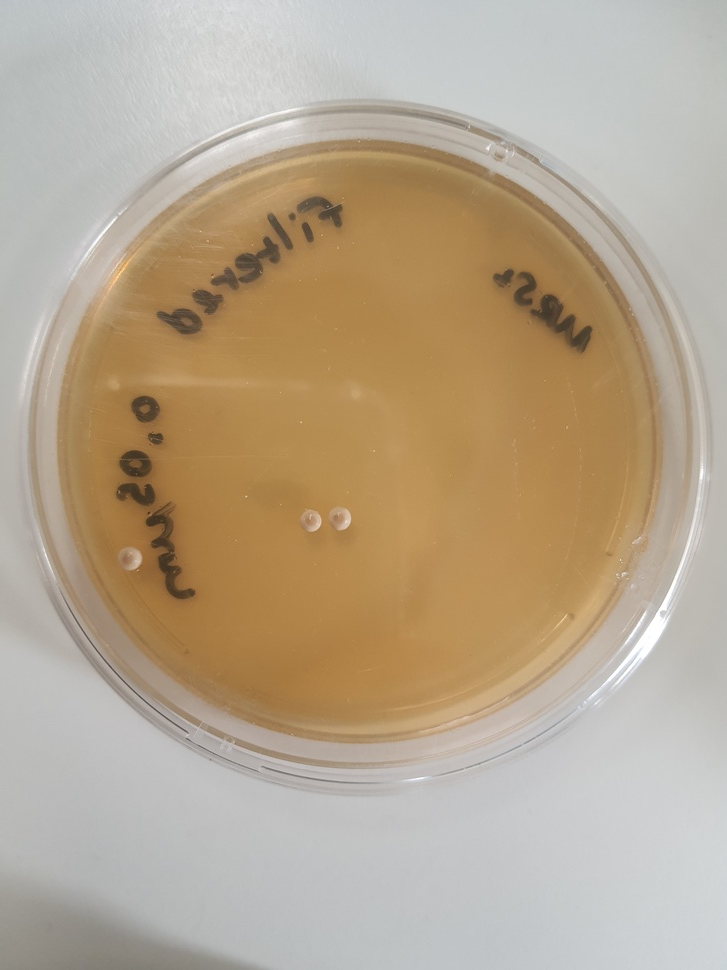
#> input picture tests/_sample_images/case_00/20201006_192404.jpg, 727 x 970 px, shrunk from 3024 x 4032 before the run
$ python -i core.py   (imports and definitions only)
#> lines starting #> are read from the running program, lines starting #| are printed output that depends on the picture; after the words box and inside, x2 and y2 are one past the last pixel; in counts of white or black regions, pixels touching at a corner belong together
import cv2
import numpy as np
import requests
from xlwt import Workbook

"""
IDEAS:

if a group of pixel's area is greater than a cutoff value, remove them.
This will cut out huge blobs in the mask.
"""


# [49 lines left out: functions get_latest_version_tag, parse_version_tag, is_latest, generate_spreadsheet, not called in this run]


def single_threshold_mask(input_image, upper_limit=255, lower_limit=200):
    """
    :param input_image: The image to process.
    :param upper_limit: The upper limit to clamp by
    :param lower_limit: The lower limit to clamp by
    :return: A mask of the clamped image.
    """
    working_image = input_image.copy()

    upper = np.array([upper_limit], dtype="uint8")
    lower = np.array([lower_limit], dtype="uint8")
    mask = cv2.inRange(working_image, lower, upper)
    return cv2.dilate(mask, None, iterations=1)


# [26 lines left out: function multi_threshold_mask, not called in this run]


def find_circles_in_dish(image_path, write_path=None, debug_path=None, dish_detection=True,
                         thresholding_type=0, max_threshold=255, min_threshold=200, contrast_multiplier=1.0,
                         scale_factor=1.0, mask_offset=0.85, max_dish_radius_offset=0.5, min_dish_radius_offset=0.2,
                         circle_min_dist=5, circle_min_rad=1, circle_max_rad=10,
                         draw_dish_circle=True, draw_circle=True, draw_center=True, draw_count=True):
    """
    Find circles within a big circle in the image. First we detect the dish itself, shrink the radius a bit
    and then mask out the rest of the image. After we process the image to make detection easier and count
    spots from there.

    :param str image_path: Path to the image to process.
    :param str write_path: If present, will write the processed image to this location.
    :param str debug_path: If present, will write the debug image to this location.
    :param bool dish_detection: If True, will detect the dish in the image.
    :param int thresholding_type: The type of thresholding to use.
                                  0 - single
                                  1 - Multi
    :param int max_threshold: The upper thresholding limit for the image mask.
    :param int min_threshold: The Lower thresholding limit for the image mask.
    :param float contrast_multiplier: Offset the image's contrast by a factor.
    :param float scale_factor: The factor to scale the image by
    :param float mask_offset: The Amount to shrink the dish search area by. This will avoid detecting
                              parts of the rim as false positives as well as any dots on the edge of the dish.
    :param float max_dish_radius_offset: The Max size of the dish relative to the image width and height.
    :param float min_dish_radius_offset: The Min size of the dish relative to the image width and height.
    :param int circle_min_dist: The min dist between circles to be detected in the dish.
    :param int circle_min_rad: The min radius of circles in the dish.
    :param int circle_max_rad: The max radius of circles in the dish.
    :param bool draw_dish_circle: If True will draw the circle of the dish and its offset. Useful for debugging.
    :param bool draw_circle: If True will draw a circle around any found dots.
    :param bool draw_center: If True will draw the circle center for any found dots.
    :param bool draw_count: If True will draw the circle count in the top right corner.
    :return:
    """
#> called with dish_detection = True, thresholding_type = 0, max_threshold = 255, min_threshold = 200, contrast_multiplier = 1, scale_factor = 1, mask_offset = 0.85, max_dish_radius_offset = 0.5
    # Read in the original search image and make a copy of it.
    search_image = cv2.imread(image_path).copy()
#> search_image is the input picture: shape (970, 727, 3); mean B, G, R 143.6, 166.4, 182.6
    orig_width, orig_height = search_image.shape[:2]

    # Resize the search image by a given factor, so it computes faster.
    resize_image = cv2.resize(search_image, (0, 0), fx=scale_factor, fy=scale_factor)
    width, height = resize_image.shape[:2]

    # Calculating the image resize factor.
    resize_factor = (orig_width / width)

    # Create a grey image copy of the resize image for even faster computation.
    grey_image = cv2.cvtColor(resize_image.copy(), cv2.COLOR_BGR2GRAY)
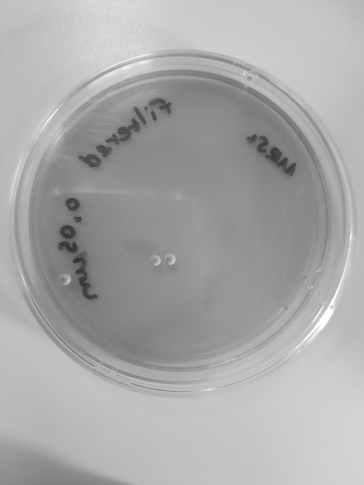
#> grey_image: shape (970, 727) (shown at 1/2 size); min 47, max 255, mean 168.6

    # Create a mask + draw on it.
    mask = np.zeros((width, height), np.uint8)

    # amplify the contrast of the image
    grey_image = cv2.convertScaleAbs(grey_image, alpha=contrast_multiplier, beta=1)

    if dish_detection:
        # Calculate the min + max dish distance relative to the size of the image.
        min_dist = (width + height) / 2
        max_dish_radius = int(min_dist * max_dish_radius_offset)
        min_dish_radius = int(min_dist * min_dish_radius_offset)

        # Detecting the dish itself to use as a mask and estimated size of the dish.
        dish_circles = cv2.HoughCircles(image=grey_image,
                                        method=cv2.HOUGH_GRADIENT,
                                        dp=1,
                                        minDist=min_dist,
                                        param1=118,
                                        param2=8,
                                        minRadius=min_dish_radius,
                                        maxRadius=max_dish_radius)
#> dish_circles = [[364.5, 444.5, 336.7]]
        dish_circles = np.uint16(np.around(dish_circles))
#> dish_circles = [[364, 444, 337]]

        # Draw a mask for the image with the located dish. this will ensure no false positives outside of the dish.
        for i in dish_circles.copy()[0, :]:
            i[2] = i[2] * mask_offset
            cv2.circle(mask, (i[0], i[1]), i[2], (255, 255, 255), thickness=-1)
#> this loop made 1 pass
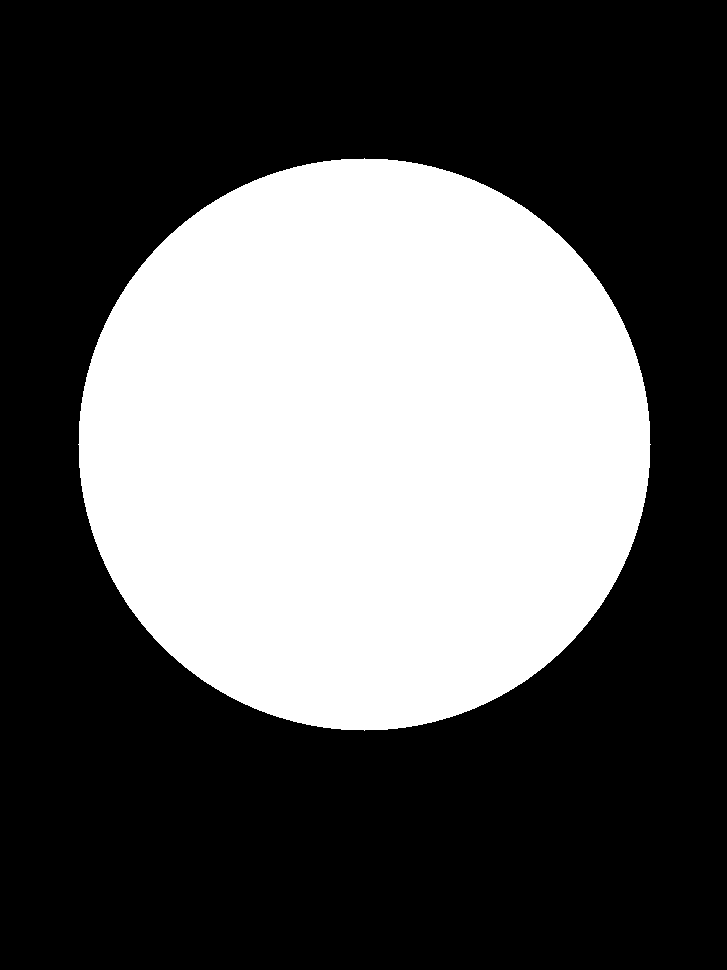
#> mask: shape (970, 727); 36.4% white; 1 white region, box (x1, y1, x2, y2) and area: (78, 158, 651, 731) 256945

        # Copy that image using that mask
        masked_data = cv2.bitwise_and(grey_image, grey_image, mask=mask)
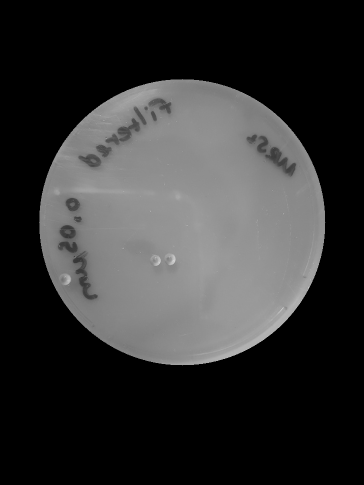
#> masked_data: shape (970, 727) (shown at 1/2 size); min 0, max 228, mean 50.6

    else:
        # Do not mask the image, just copy the grey one.
        masked_data = grey_image.copy()

    if thresholding_type == 0:
        mask = single_threshold_mask(masked_data,
                                     upper_limit=max_threshold,
                                     lower_limit=min_threshold)
#> in single_threshold_mask, `mask = cv2.inRange(working_image, lower, upper)`:
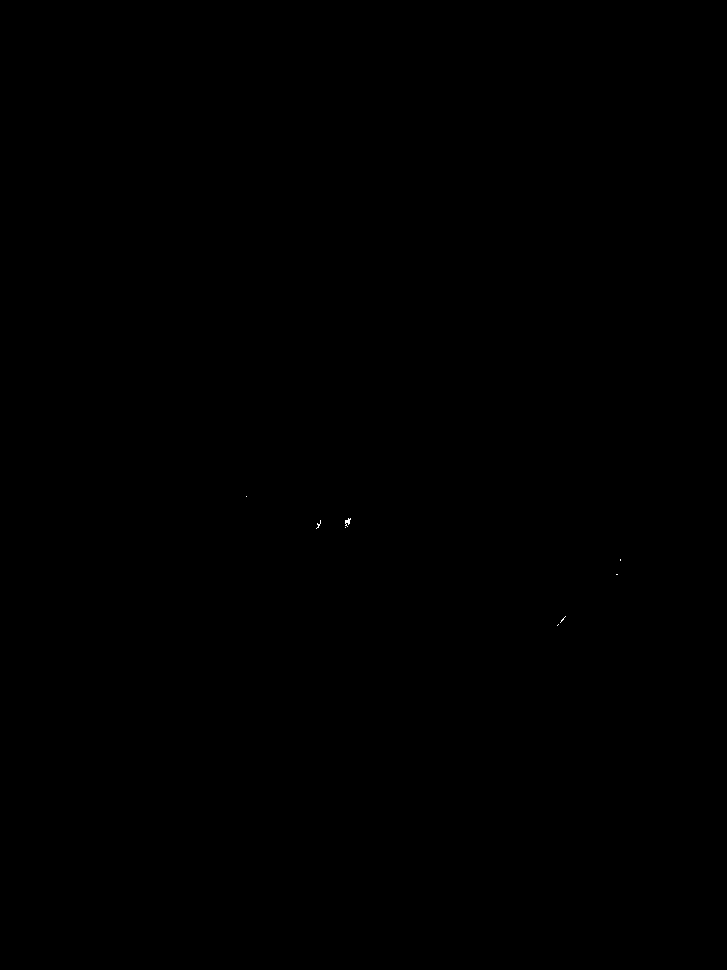
#> mask: shape (970, 727); 0.01% white in thin lines or dots, all inside (x1, y1, x2, y2) = (246, 496, 621, 626)
    elif thresholding_type == 1:
        mask = multi_threshold_mask(masked_data,
                                    threshold_range=(min_threshold, max_threshold))

    if thresholding_type > 1:
        mask = masked_data

    # Write the mask out to disc for debugging purposes.
    if debug_path:
        cv2.imwrite(debug_path, mask)

    # Detect smaller circles in the image
    circles = cv2.HoughCircles(image=mask,
                               method=cv2.HOUGH_GRADIENT,
                               dp=1,
                               minDist=circle_min_dist,
                               param1=118,
                               param2=8,
                               minRadius=circle_min_rad,
                               maxRadius=circle_max_rad)
#> circles = None

    # If the user wants the dish circle drawn, do it here but on the original image.
    if draw_dish_circle and dish_detection:
        for i in dish_circles[0, :]:
            # resizing for the scale factor.
            i[0] = int(i[0] * resize_factor)
            i[1] = int(i[1] * resize_factor)
            i[2] = int(i[2] * resize_factor)
            thickness = int(2 * resize_factor)
            cv2.circle(search_image, (i[0], i[1]), i[2], (255, 255, 255), thickness)

            i[2] = i[2] * mask_offset
            cv2.circle(search_image, (i[0], i[1]), i[2], (210, 210, 210), thickness)
#> this loop made 1 pass
#> thickness on pass 1: 2
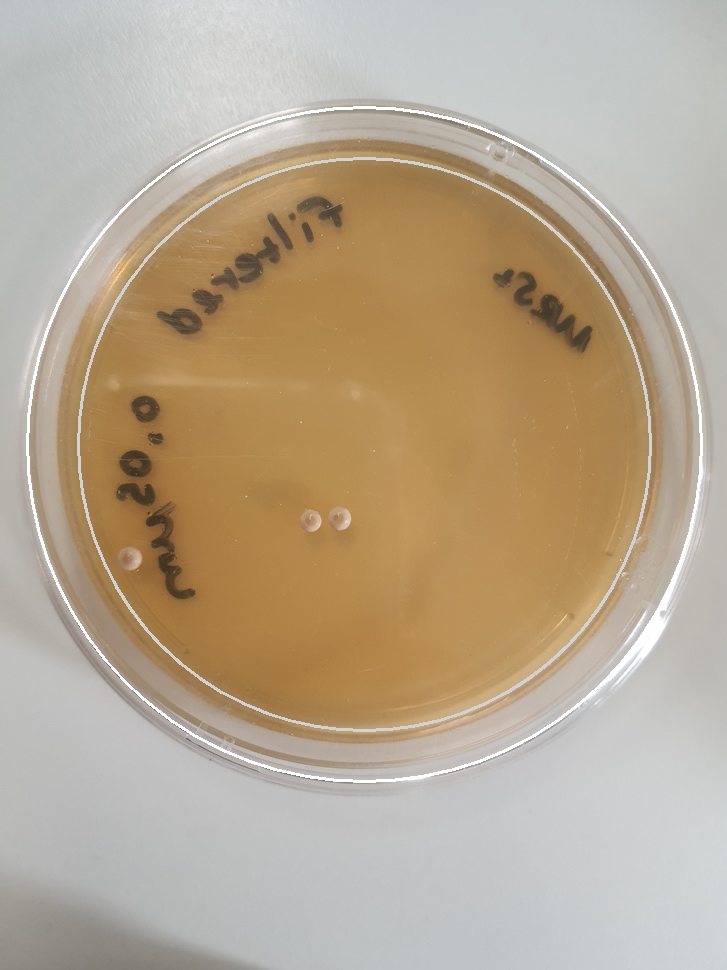
#> search_image: shape (970, 727, 3); 1.66% of pixels changed, all inside (x1, y1, x2, y2) = (26, 106, 703, 783)

    if circles is not None:
        circles = np.uint16(np.around(circles))

        if circles.any():
            # Draw the centers and circles for found dots.
            for i in circles[0, :]:
                i[0] = int(i[0] * resize_factor)
                i[1] = int(i[1] * resize_factor)
                i[2] = int(i[2] * resize_factor)
                thickness = int(2 * resize_factor)

                if draw_circle:
                    cv2.circle(search_image, (i[0], i[1]), i[2], (0, 255, 0), thickness)

                if draw_center:
                    cv2.circle(search_image, (i[0], i[1]), 2, (0, 0, 255), thickness)

            # n_centers = cv2.connectedComponents(mask)[0] - 1
            # print(f'detected {n_centers} circles')

            if draw_count:
                text = str(circles.shape[1])
                cv2.putText(search_image, text, (5, 30), cv2.FONT_HERSHEY_SIMPLEX, 1, (255, 255, 255), 2)

        if write_path:
            cv2.imwrite(write_path, search_image)

        return {'count': circles.shape[1]}

    else:
        if write_path:
            cv2.imwrite(write_path, search_image)

        return {'count': 0}

>>> result = find_circles_in_dish('../tests/_sample_images/case_00/20201006_192404.jpg')

$ run again, on tests/_sample_images/case_00/20201006_192418.jpg
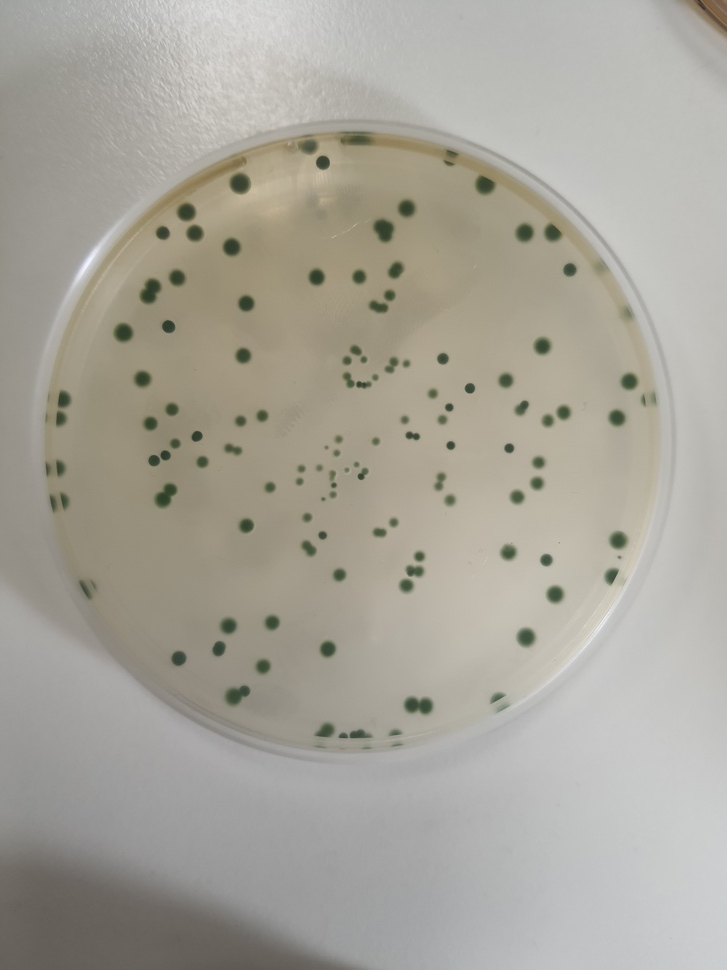
#> input picture tests/_sample_images/case_00/20201006_192418.jpg, 727 x 970 px, shrunk from 3024 x 4032 before the run
#> in find_circles_in_dish, search_image is the input picture: shape (970, 727, 3); mean B, G, R 154.6, 164.4, 167.6
#> in find_circles_in_dish, `dish_circles = cv2.HoughCircles(image=grey_image, method=cv2.HOUGH_GRA..`: dish_circles = [[351.5, 439.5, 308.6]]
#> in find_circles_in_dish, `dish_circles = np.uint16(np.around(dish_circles))`: dish_circles = [[352, 440, 309]]
#> the loop in find_circles_in_dish, `for i in dish_circles.copy()[0, :]:` made 1 pass
#> after the loop in find_circles_in_dish, `for i in dish_circles.copy()[0, :]:`:
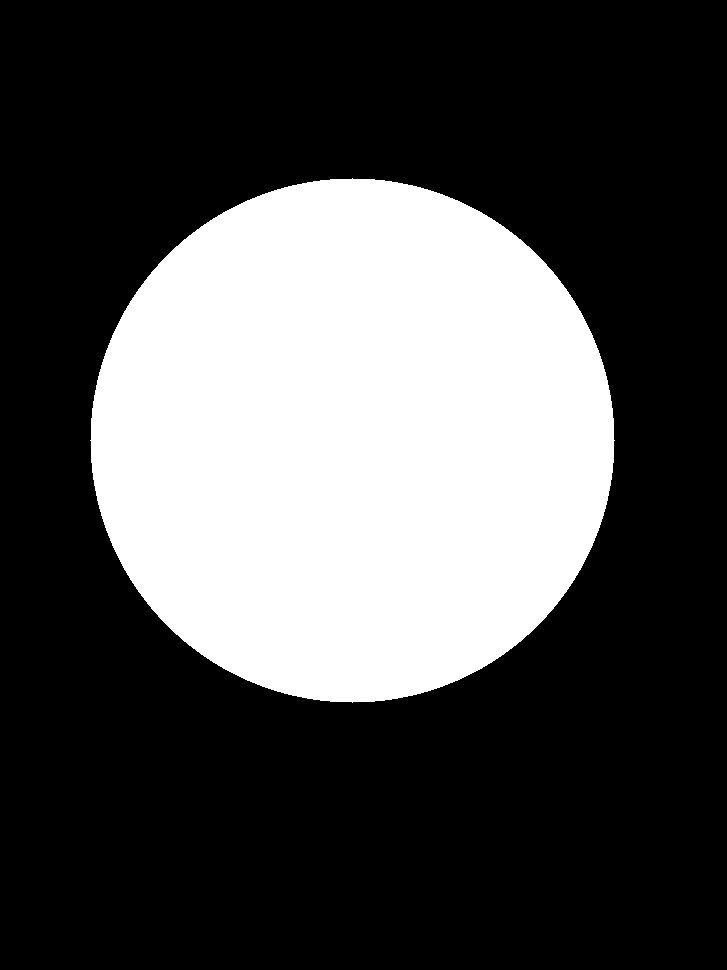
#> mask: shape (970, 727); 30.6% white; 1 white region, box (x1, y1, x2, y2) and area: (90, 178, 615, 703) 215605
#> circles = None
#> the loop in find_circles_in_dish, `for i in dish_circles[0, :]:` made 1 pass
#> thickness on pass 1: 2
#> after the loop in find_circles_in_dish, `for i in dish_circles[0, :]:`:
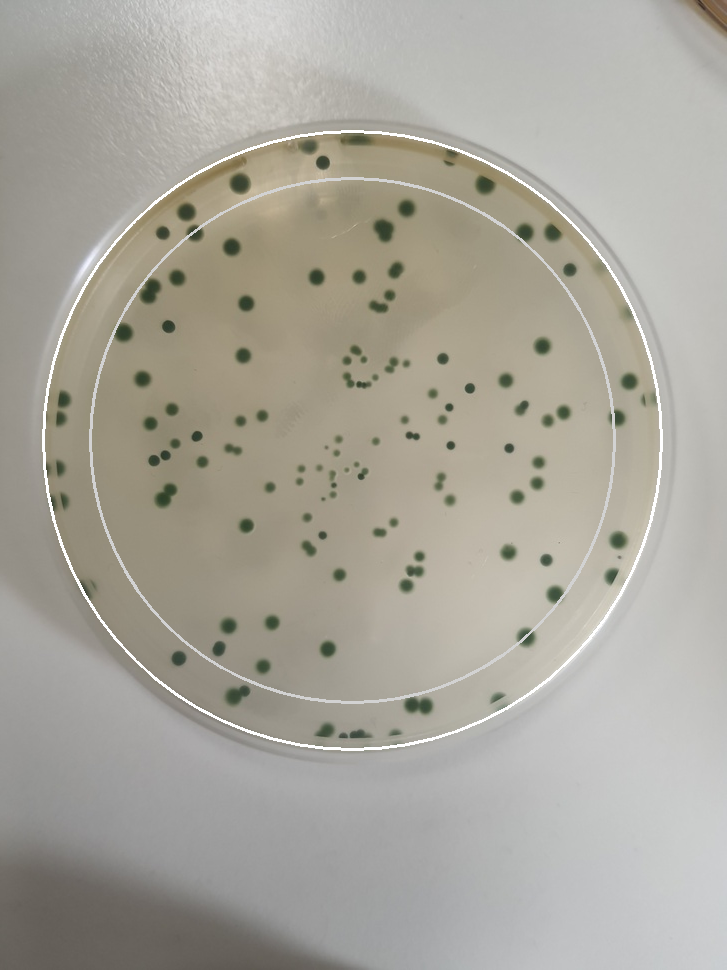
#> search_image: shape (970, 727, 3); 1.48% of pixels changed, all inside (x1, y1, x2, y2) = (42, 130, 663, 751)
